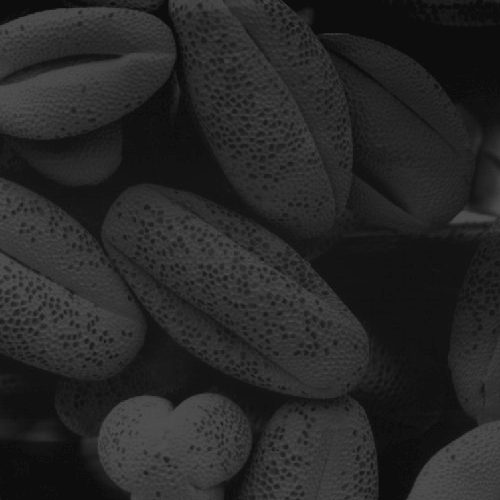
#> input picture images/shells.tif, 500 x 500 px, found by its file name
$ python task5.py
#> lines starting #> are read from the running program, lines starting #| are printed output that depends on the picture
import cv2
import matplotlib.pyplot as plt

# Function for histogram equalization
def equalize_histogram(image):
    return cv2.equalizeHist(image)

# Load a grayscale image
img = cv2.imread('C:\\Users\spram\Documents\IPNMV\images\shells.tif', cv2.IMREAD_GRAYSCALE)
#> img is the input picture: shape (500, 500); min 13, max 83, mean 38.7

# Check if the image was loaded successfully
if img is None:
    print("Error: Image not found or path is incorrect")
else:
    # Apply histogram equalization
    equalized_img = equalize_histogram(img)
#> in equalize_histogram, `return cv2.equalizeHist(image)`:
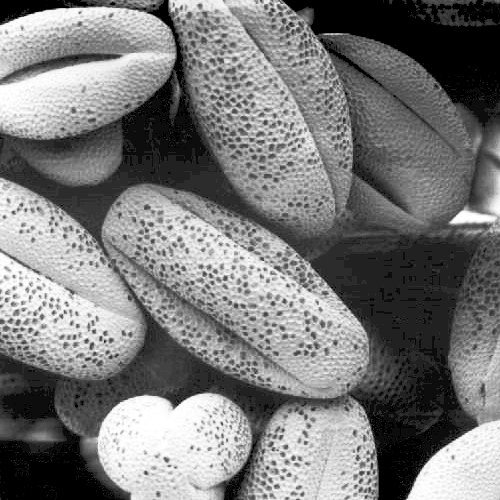
#> returned value: shape (500, 500); min 0, max 255, mean 121.5

    # Plot the histograms of the original and equalized images
    plt.figure(figsize=(12, 6))

    # Histogram of the original image
    plt.subplot(2, 2, 1)
    plt.hist(img.ravel(), 256, [0, 256])
    plt.title('Original Histogram')

    # Original image
    plt.subplot(2, 2, 2)
    plt.imshow(img, cmap='gray')
    plt.title('Original Image')

    # Histogram of the equalized image
    plt.subplot(2, 2, 3)
    plt.hist(equalized_img.ravel(), 256, [0, 256])
    plt.title('Equalized Histogram')

    # Equalized image
    plt.subplot(2, 2, 4)
    plt.imshow(equalized_img, cmap='gray')
    plt.title('Equalized Image')

    plt.show()
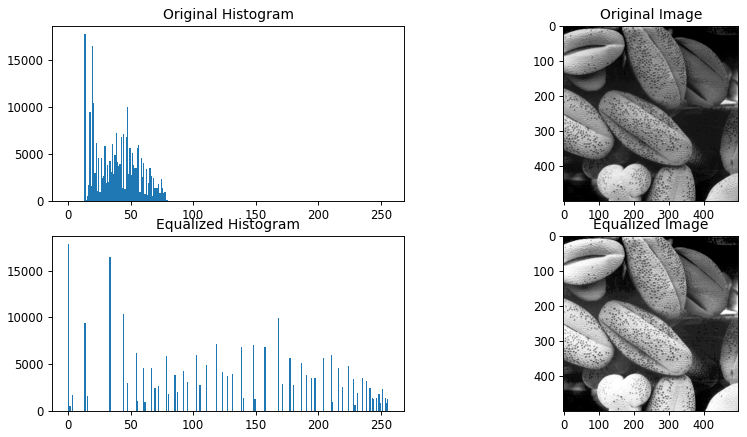
#> figure drawn by matplotlib, 4 panels; panel 1: tallest bar 17718 high, from x = 13 to 14; panel 3: tallest bar 17814 high, from x = 0 to 1
